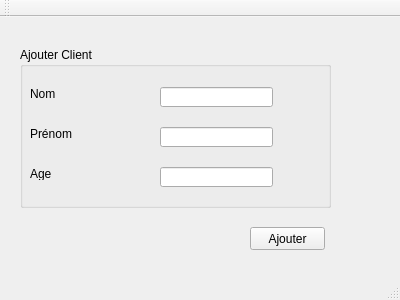
<?xml version="1.0" encoding="UTF-8"?>
<ui version="4.0">
 <class>MainWindow</class>
 <widget class="QMainWindow" name="MainWindow">
  <property name="geometry">
   <rect>
    <x>0</x>
    <y>0</y>
    <width>400</width>
    <height>300</height>
   </rect>
  </property>
  <property name="windowTitle">
   <string>Gestion des Clients</string>
  </property>
  <widget class="QWidget" name="centralWidget">
   <widget class="QGroupBox" name="groupBox">
    <property name="geometry">
     <rect>
      <x>20</x>
      <y>30</y>
      <width>311</width>
      <height>161</height>
     </rect>
    </property>
    <property name="title">
     <string>Ajouter Client</string>
    </property>
    <widget class="QLabel" name="label">
     <property name="geometry">
      <rect>
       <x>10</x>
       <y>40</y>
       <width>47</width>
       <height>13</height>
      </rect>
     </property>
     <property name="text">
      <string>Nom</string>
     </property>
    </widget>
    <widget class="QLabel" name="label_2">
     <property name="geometry">
      <rect>
       <x>10</x>
       <y>80</y>
       <width>47</width>
       <height>13</height>
      </rect>
     </property>
     <property name="text">
      <string>Prénom</string>
     </property>
    </widget>
    <widget class="QLabel" name="label_3">
     <property name="geometry">
      <rect>
       <x>10</x>
       <y>120</y>
       <width>47</width>
       <height>13</height>
      </rect>
     </property>
     <property name="text">
      <string>Age</string>
     </property>
    </widget>
    <widget class="QLineEdit" name="lineEdit">
     <property name="geometry">
      <rect>
       <x>140</x>
       <y>40</y>
       <width>113</width>
       <height>20</height>
      </rect>
     </property>
    </widget>
    <widget class="QLineEdit" name="lineEdit_2">
     <property name="geometry">
      <rect>
       <x>140</x>
       <y>80</y>
       <width>113</width>
       <height>20</height>
      </rect>
     </property>
    </widget>
    <widget class="QLineEdit" name="lineEdit_3">
     <property name="geometry">
      <rect>
       <x>140</x>
       <y>120</y>
       <width>113</width>
       <height>20</height>
      </rect>
     </property>
    </widget>
   </widget>
   <widget class="QPushButton" name="pushButton">
    <property name="geometry">
     <rect>
      <x>250</x>
      <y>210</y>
      <width>75</width>
      <height>23</height>
     </rect>
    </property>
    <property name="text">
     <string>Ajouter</string>
    </property>
   </widget>
  </widget>
  <widget class="QMenuBar" name="menuBar">
   <property name="geometry">
    <rect>
     <x>0</x>
     <y>0</y>
     <width>400</width>
     <height>21</height>
    </rect>
   </property>
  </widget>
  <widget class="QToolBar" name="mainToolBar">
   <attribute name="toolBarArea">
    <enum>TopToolBarArea</enum>
   </attribute>
   <attribute name="toolBarBreak">
    <bool>false</bool>
   </attribute>
  </widget>
  <widget class="QStatusBar" name="statusBar"/>
 </widget>
 <layoutdefault spacing="6" margin="11"/>
 <resources/>
 <connections/>
</ui>
